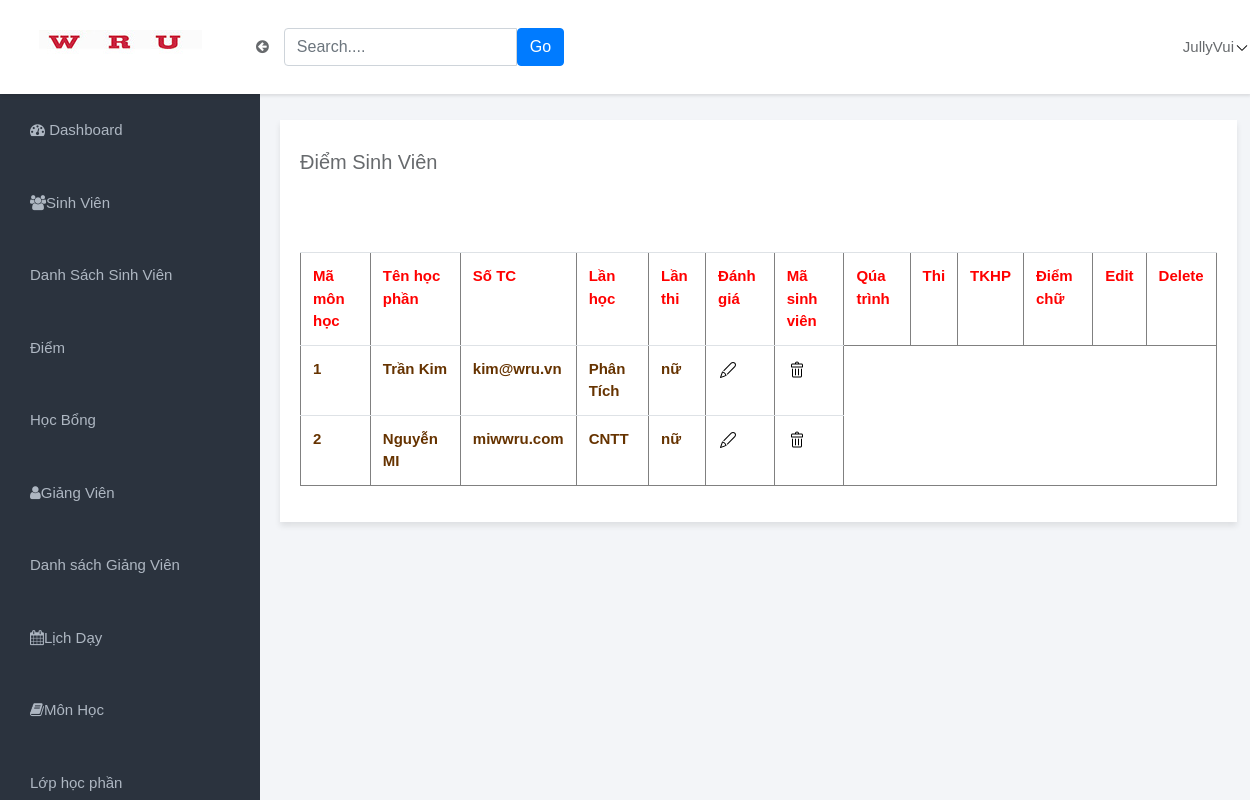
Before: /Home/Diem.php with the older database file.
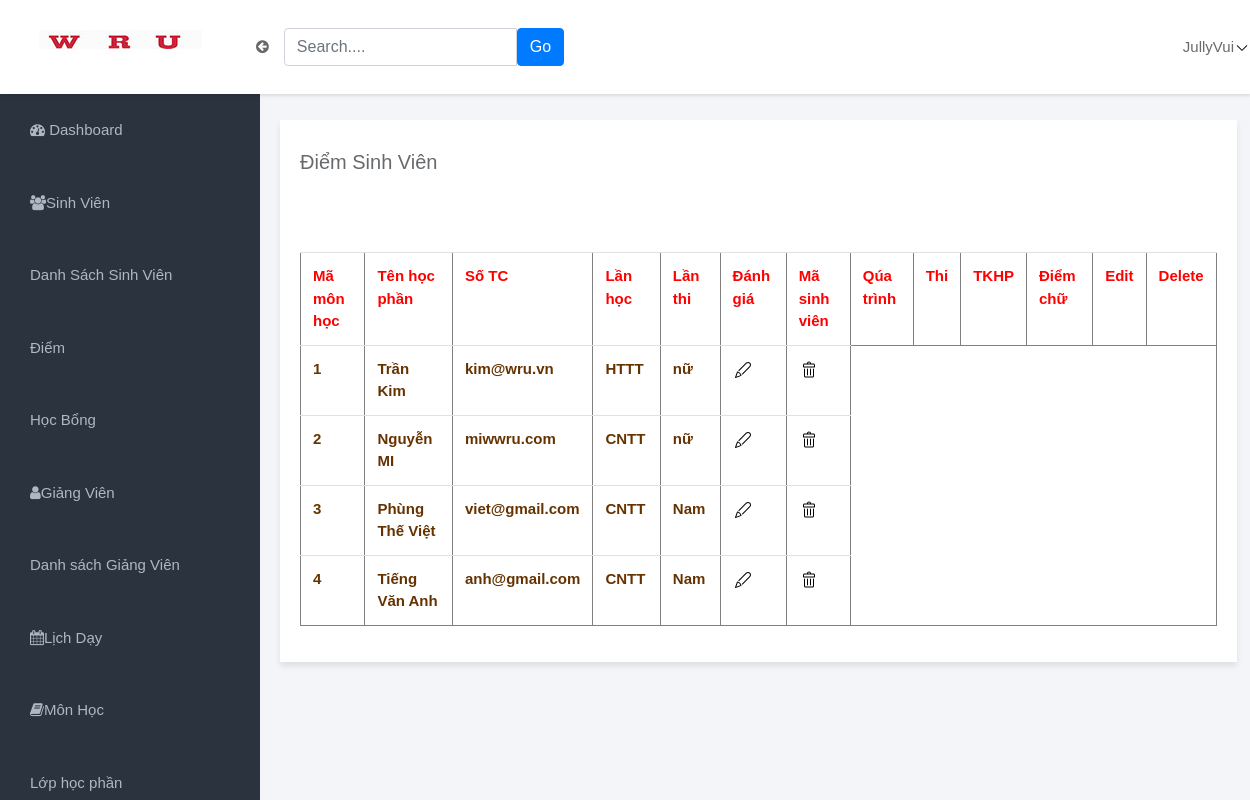
After: the same page with the newer database file.
### tables this page shows
CREATE TABLE `giangvien` (
  `ID` varchar(10) NOT NULL,
  `HoTen` varchar(50) NOT NULL,
  `KhoaID` varchar(10) NOT NULL,
  `HocVi` varchar(50) NOT NULL DEFAULT 'Thạc sĩ',
  `HocHam` varchar(50) NOT NULL DEFAULT 'Phó giáo sư',
  `ChuyenMon` varchar(50) NOT NULL,
  `email` varchar(100) NOT NULL,
  `gioitinh` varchar(20) NOT NULL
);

### Home/NoidungDiem.php (the view, shortened to what the changed rows need)
<div class="col-md-10">
                <div class="panelSV">
                    <div class="table">
                        <?php
                                include('config.php');
                                $sql='SELECT ID,HoTen,Email,ChuyenMon,gioitinh FROM giangvien';
                                $result= mysqli_query($conn,$sql);
                                echo "<table border='1' cellpadding='10'>";
                                echo "<tr>
                                <th><font color='Red'>Mã môn học</font></th>
                                <th><font color='Red'>Tên học phần</font></th>
                                <th><font color='Red'>Số TC</font></th>
                                <th><font color='Red'>Lần học</font></th>
                                <th><font color='Red'>Lần thi</font></th>
                                <th><font color='Red'>Đánh giá</font></th>
                                <th><font color='Red'>Mã sinh viên</font></th>
                                <th><font color='Red'>Qúa trình</font></th>
                                <th><font color='Red'>Thi</font></th>
                                <th><font color='Red'>TKHP</font></th>
                                <th><font color='Red'>Điểm chữ</font></th>
                                <th ><font color='Red'>Edit</font></th>
                                <th ><font color='Red'>Delete</font></th>
                                </tr>";
                                if(mysqli_num_rows($result)>0)
                                {
                                while($row = mysqli_fetch_assoc( $result ))
                                {
                                echo "<tr>";
                                echo '<td><b><font color="#663300">' . $row['ID'] . '</font></b></td>';
                                echo '<td><b><font color="#663300">' . $row['HoTen'] . '</font></b></td>';
                                echo '<td><b><font color="#663300">' . $row['Email'] . '</font></b></td>';
                                echo '<td><b><font color="#663300">' . $row['ChuyenMon'] . '</font></b></td>';
                                echo '<td><b><font color="#663300">' . $row['gioitinh'] . '</font></b></td>';
                                echo '<td><b><font color="#663300"><a href="edit.php?id=' . $row['ID'] . '"><svg class="options rtl-flip" width="20px" height="20px" viewBox="0 0 20 20" version="1.1" xmlns="http://www.w3.org/2000/svg" xmlns:xlink="http://www.w3.org/1999/xlink"> <g stroke="none" stroke-width="1" fill-rule="evenodd"> <g id="options"> <path d="M17.1330617,2.8594383 C15.9930617,1.7194383 14.0130617,1.7194383 12.8930617,2.8594383 L5.5130617,10.2394383 C5.3330617,10.4394383 5.3330617,10.7594383 5.5130617,10.9594383 C5.7130617,11.1394383 6.0330617,11.1394383 6.2330617,10.9594383 L13.5930617,3.5594383 C14.3530617,2.7994383 15.6730617,2.7994383 16.4130617,3.5594383 C17.1730617,4.3194383 17.1930617,5.5594383 16.4130617,6.3394383 L9.0330617,13.7594383 C8.7130617,14.0794383 8.9330617,14.6194383 9.3730617,14.6194383 C9.5130617,14.6194383 9.6330617,14.5594383 9.7330617,14.4594383 L17.1330617,7.0394383 C18.2930617,5.8794383 18.2930617,4.0194383 17.1330617,2.8594383 L17.1330617,2.8594383 Z M8.4930617,15.3594383 C8.0330617,13.4594383 6.5130617,11.9394383 4.6130617,11.4794383 C4.3530617,11.4194383 4.0930617,11.5794383 4.0130617,11.8194383 L2.0330617,17.3194383 C1.8730617,17.7194383 2.2730617,18.1194383 2.6730617,17.9594383 C8.6730617,15.7794383 8.2530617,15.9594383 8.3730617,15.8194383 C8.4930617,15.6994383 8.5330617,15.5194383 8.4930617,15.3594383 L8.4930617,15.3594383 Z M3.3330617,16.6594383 L4.8130617,12.5794383 C6.0130617,12.9994383 6.9730617,13.9794383 7.3930617,15.1794383 L3.3330617,16.6594383 Z" id="N"></path> </g> </g> </svg></a></font></b></td>';
                                echo '<td><b><font color="#663300"><a href="delete.php?id=' . $row['ID'] . '"><svg class="trash" width="20px" height="20px" viewBox="0 0 20 20" version="1.1" xmlns="http://www.w3.org/2000/svg" xmlns:xlink="http://www.w3.org/1999/xlink"> <g stroke="none" stroke-width="1" fill-rule="evenodd"> <g id="trash"> <path d="M12,3.5 C12,2.4 11.1,1.5 10,1.5 C8.9,1.5 8,2.4 8,3.5 L5.5,3.5 C4.68,3.5 4,4.18 4,5 L4,7 C4,7.28 4.22,7.5 4.5,7.5 L15.5,7.5 C15.78,7.5 16,7.28 16,7 L16,5 C16,4.18 15.32,3.5 14.5,3.5 L12,3.5 Z M10,2.5 C10.56,2.5 11,2.94 11,3.5 L9,3.5 C9,2.94 9.44,2.5 10,2.5 L10,2.5 Z M15,6.5 L5,6.5 L5,5 C5,4.72 5.22,4.5 5.5,4.5 L14.5,4.5 C14.78,4.5 15,4.72 15,5 L15,6.5 Z M14.5,8.5 C14.22,8.5 14,8.72 14,9 L14,16 C14,16.28 13.78,16.5 13.5,16.5 L6.5,16.5 C6.22,16.5 6,16.28 6,16 L6,9 C6,8.72 5.78,8.5 5.5,8.5 C5.22,8.5 5,8.72 5,9 L5,16 C5,16.82 5.68,17.5 6.5,17.5 L13.5,17.5 C14.32,17.5 15,16.82 15,16 L15,9 C15,8.72 14.78,8.5 14.5,8.5 L14.5,8.5 Z M9,9 C9,8.72 8.78,8.5 8.5,8.5 C8.22,8.5 8,8.72 8,9 L8,15 C8,15.28 8.22,15.5 8.5,15.5 C8.78,15.5 9,15.28 9,15 L9,9 Z M12,9 C12,8.72 11.78,8.5 11.5,8.5 C11.22,8.5 11,8.72 11,9 L11,15 C11,15.28 11.22,15.5 11.5,15.5 C11.78,15.5 12,15.28 12,15 L12,9 Z" id="j"></path> </g> </g> </svg></a></font></b></td>';
                                echo "</tr>";
                                }
                                }
                                echo "</table>";
                        ?>
                    </div>
                </div>
</div>
            </div>
        </div>
</body>
</html>

Changed rows visible on the page:
changed giangvien "Trần Kim": ChuyenMon "Phân Tích" → "HTTT"
added giangvien: ID "3", HoTen "Phùng Thế Việt", email "viet@gmail.com", ChuyenMon "CNTT", gioitinh "Nam"
added giangvien: ID "4", HoTen "Tiếng Văn Anh", email "anh@gmail.com", ChuyenMon "CNTT", gioitinh "Nam"
